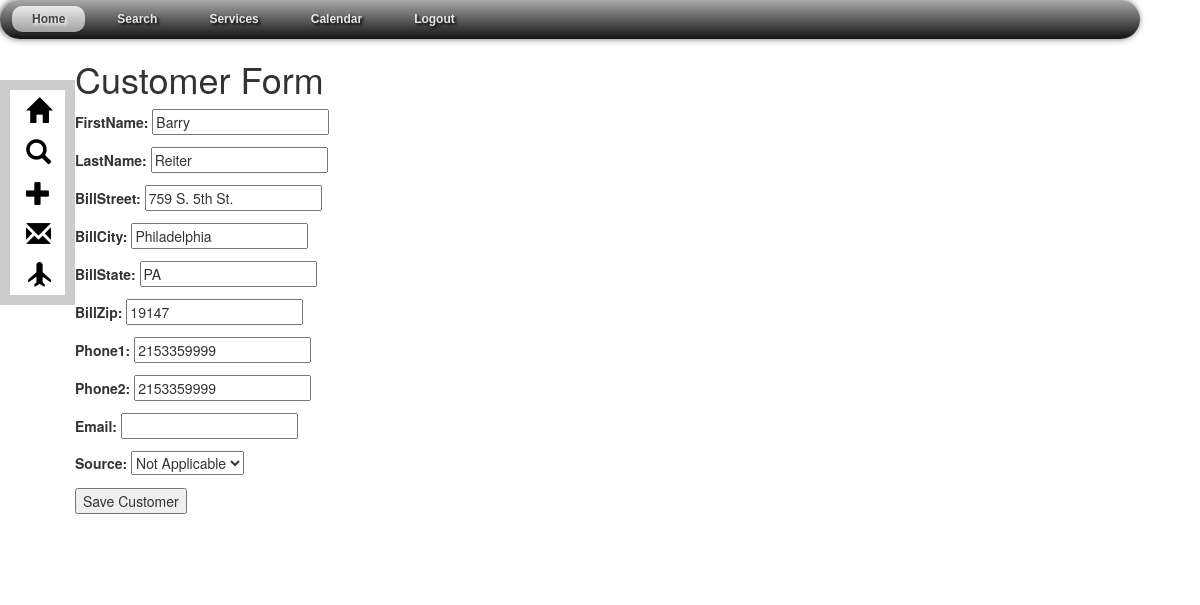
/customers/9/edit/ (signed in), run on the app's committed database.
### Customers/models.py (models this page shows, shortened)
class Customer(models.Model):
    user = models.ForeignKey(settings.AUTH_USER_MODEL, default=1)
    modified_by=models.CharField(max_length=50,default=1)
    firstName = models.CharField(max_length=20)
    lastName = models.CharField(max_length=20)
    fullName = models.CharField(max_length=50, blank=True)
    billStreet = models.CharField(max_length=25)
    billCity = models.CharField(max_length=20)
    billState = models.CharField(max_length=2)
    billZip = models.CharField(max_length=5)
    latlng = models.CharField(blank=True, max_length=100, default = '')
    lat = models.FloatField(blank=True,max_length=100, default = '')
    lng = models.FloatField(blank=True, max_length=100, default='')
    phone1 = models.CharField(max_length=20)
    phone2 = models.CharField(max_length=20, blank=True)
    email = models.EmailField(max_length=50, blank=True)
    source = models.CharField(choices=SOURCE_CHOICES, max_length=20, default=NOTAPP)
    created = models.DateTimeField(auto_now=False, auto_now_add=True)
    modified = models.DateTimeField(auto_now=True, auto_now_add=False)
    class Meta:
        ordering = ["-created", "-modified"]

### Customers/views.py (the view)
# urls.py: url(r'^(?P<id>\d+)/edit/$', customer_update, name='customer_update'),
def customer_update(request, id=None):
    if not (request.user.is_staff or request.user.is_superuser):
        raise Http404
    instance=get_object_or_404(Customer,id=id)
    form = CustomerForm(request.POST or None, instance=instance)
    if form.is_valid():
        instance = form.save(commit=False)
        instance.modified_by=str(request.user)
        instance.save()
        messages.success(request, "Successfully Updated")
        return HttpResponseRedirect(instance.get_absolute_url())
    context ={
        "title":"Customer Info:",
        "instance":instance,
        "form":form
        }
    return render(request, "customer_form.html", context)

### Customers/forms.py
class CustomerForm(forms.ModelForm):
    class Meta:
        model = Customer
        fields = [
            "firstName",
            "lastName",
            "billStreet",
            "billCity",
            "billState",
            "billZip",
            "phone1",
            "phone2",
            "email",
            "source"
        ]
        widgets = {'email':EmailInput}

### Customers/templates/customer_form.html (shortened to what this page needs)
{% extends "base.html" %}
{% block content %}
<h1>Customer Form</h1>
<form method='POST' action=''>{% csrf_token %}
    {{ form.as_p }}
    <input type="submit" value="Save Customer">
</form>
{% endblock content %}

### static/css/base.css (style rules this page uses)
h1 { color:#777777; }

### data on the page
Customer: firstName "Barry", lastName "Reiter", billStreet "759 S. 5th St.", billCity "Philadelphia", billState "PA", billZip "19147", phone1 "2153359999", phone2 "2153359999", source "Not Applicable"
